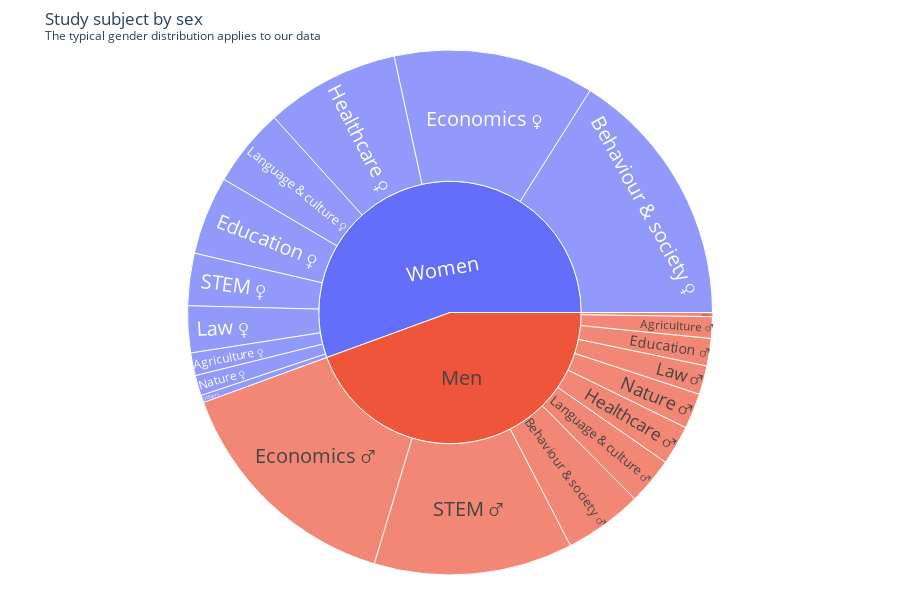

The cell this chart's notebook holds for it:
### Markdown cell above
We wanted to explore the differences between males and females in their choice of degree subjects and the impact this has on their average wages and positions in the labor market.

The choice of degree subject has a significant impact on average wages post-graduation. Typically, degrees in STEM (Science, Technology, Engineering, and Mathematics) fields, which are predominantly chosen by males, tend to offer higher starting salaries compared to degrees in fields like education and social sciences, which attract more females.

### Code cell
%run ../notebooks/sunburst.ipynb

### Figure 1 — Plotly figure (JSON) as saved in the notebook; plotly's stock layout.template omitted (floating-point values rounded to 4 significant figures)
{"data": [{"branchvalues": "total", "insidetextfont": {"size": 20}, "labels": ["Men", "Economics ♂", "Behaviour & society ♂", "Healthcare ♂", "Agriculture ♂", "Nature ♂", "Education ♂", "Law ♂", "Other ♂", "Language & culture ♂", "STEM ♂", "Women", "Economics ♀", "Behaviour & society ♀", "Healthcare ♀", "Agriculture ♀", "Nature ♀", "Education ♀", "Law ♀", "Other ♀", "Language & culture ♀", "STEM ♀"], "parents": ["", "Men", "Men", "Men", "Men", "Men", "Men", "Men", "Men", "Men", "Men", "", "Women", "Women", "Women", "Women", "Women", "Women", "Women", "Women", "Women", "Women"], "type": "sunburst", "values": [35170, 11690, 3830, 1930, 1050, 1730, 1340, 1400, 200, 2300, 9700, 44000, 9800, 12700, 6540, 1110, 990, 3830, 2280, 360, 3840, 2550]}], "layout": {"height": 600, "margin": {"b": 25, "l": 25, "r": 25, "t": 50}, "title": {"text": "Study subject by sex<br><sup>The typical gender distribution applies to our data"}}}
